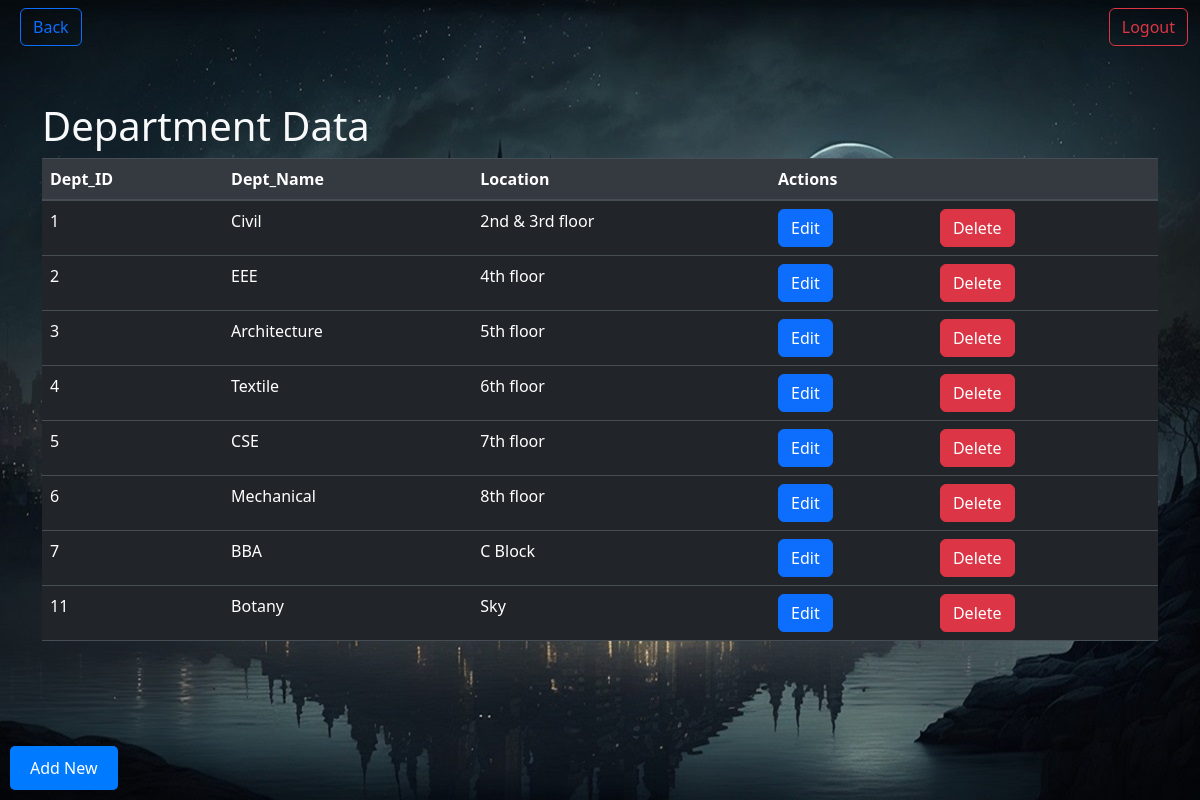
Page /deptData.php on the committed database.
### tables this page shows
CREATE TABLE `department` (
  `dept_ID` int(11) NOT NULL,
  `name` varchar(255) DEFAULT NULL,
  `location` varchar(255) DEFAULT NULL
);

### deptData.php (the view, shortened to what this page needs)
<!DOCTYPE html>
<html lang="en">
<head>
    <link href="https://stackpath.bootstrapcdn.com/bootstrap/4.5.2/css/bootstrap.min.css" rel="stylesheet">
    <link rel="stylesheet" href="styleedit.css">
</head>
<body>
<?php include("navtrans.php"); ?>
<div class="container mt-5">
    <h1 class="text-light">Department Data</h1>
    <table class="table table-dark">
        <thead class="thead-dark">
            <tr>
                <th>Dept_ID</th>
                <th>Dept_Name</th>
                <th>Location</th>
                <th colspan="2">Actions</th>
            </tr>
        </thead>
        <tbody>
            <?php
            include("connection.php");
            $sql = "SELECT dept_ID, name, location FROM department";
            $result = $conn->query($sql);
            if ($result->num_rows > 0) {
                while ($row = $result->fetch_assoc()) {
                    echo "<tr>";
                    echo "<td>" . $row["dept_ID"] . "</td>";
                    echo "<td>" . $row["name"] . "</td>";
                    echo "<td>" . $row["location"] . "</td>";
                    echo "<td><a href='editDept.php?dept_ID=" . $row["dept_ID"] . "' class='btn btn-primary'>Edit</a></td>";
                    echo "<td><a href='#' onclick='confirmDeletion(" . $row["dept_ID"] . ")' class='btn btn-danger mr-2'>Delete</a></td>";
                    echo "</tr>";
                }
            } else {
                echo "<tr><td colspan='5'>No records found</td></tr>";
            }
            ?>
        </tbody>
    </table>
</div>
<div class="bottom-navbar">
    <a href="department1.php" class="button-link-left">Add New</a>
</div>
</body>
</html>

### styleedit.css (style rules this page uses)
body { background-image: url('images/databack.jpg'); background-size: cover; background-repeat: no-repeat; background-attachment: fixed; }
.bottom-navbar { margin: 0; padding: 0; position: fixed; bottom: 0; width: 100%; display: flex; justify-content: space-between; background-color:transparent; padding: 10px; }
.button-link-left { margin: 0; padding: 0; text-decoration: none; color: #fff; background-color:#007bff; padding: 10px 20px; border: none; border-radius: 5px; cursor: pointer; }
.table { background-color: #212529; color: #f8f9fa; }
.table thead th { background-color: #343a40; color: #f8f9fa; }

### rows in the picture
department: dept_ID "1", name "Civil", location "2nd & 3rd floor"
department: dept_ID "2", name "EEE", location "4th floor"
department: dept_ID "3", name "Architecture", location "5th floor"
department: dept_ID "4", name "Textile", location "6th floor"
department: dept_ID "5", name "CSE", location "7th floor"
department: dept_ID "6", name "Mechanical", location "8th floor"
department: dept_ID "7", name "BBA", location "C Block"
department: dept_ID "11", name "Botany", location "Sky"
